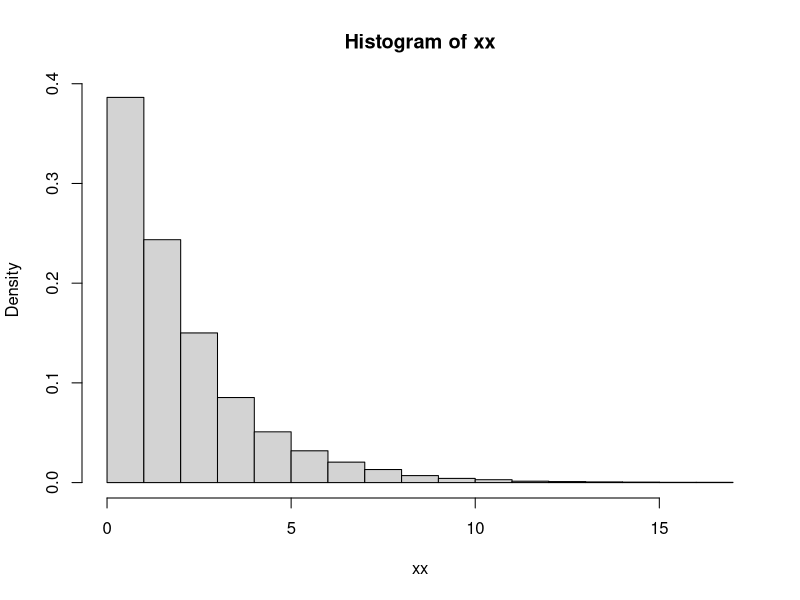
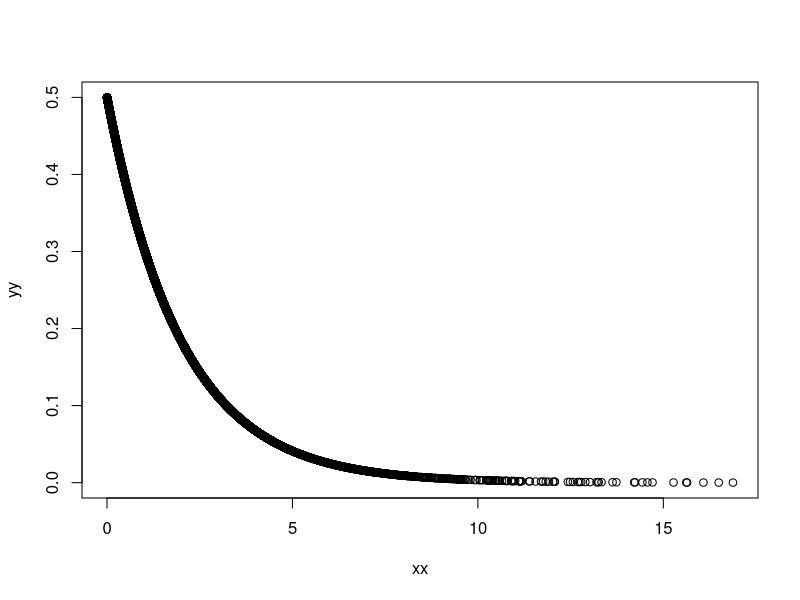
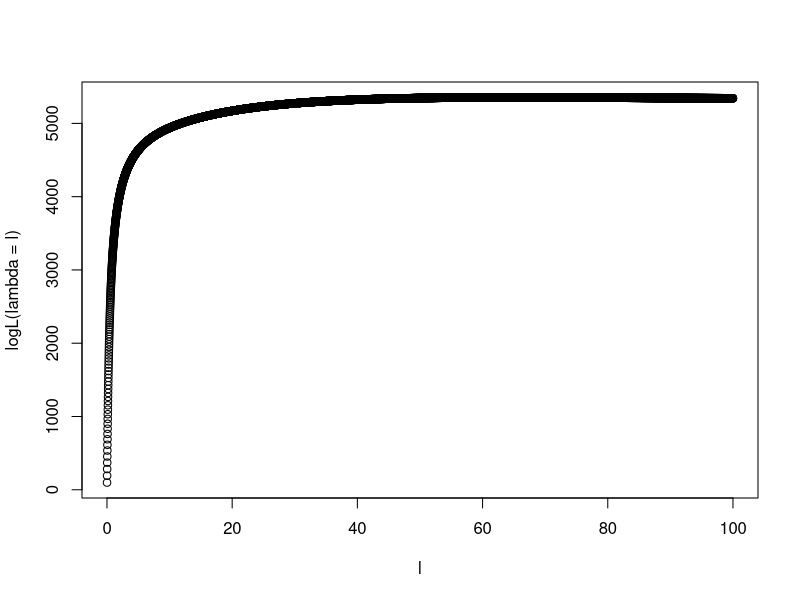
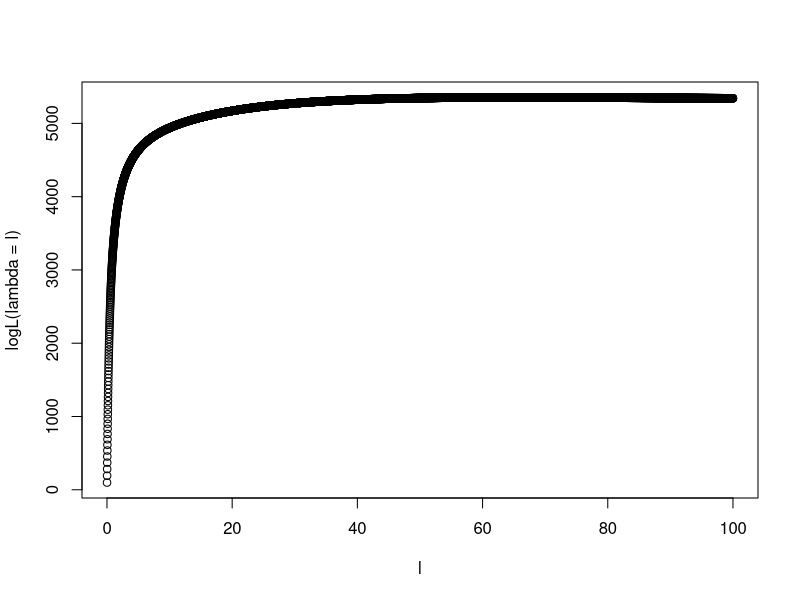
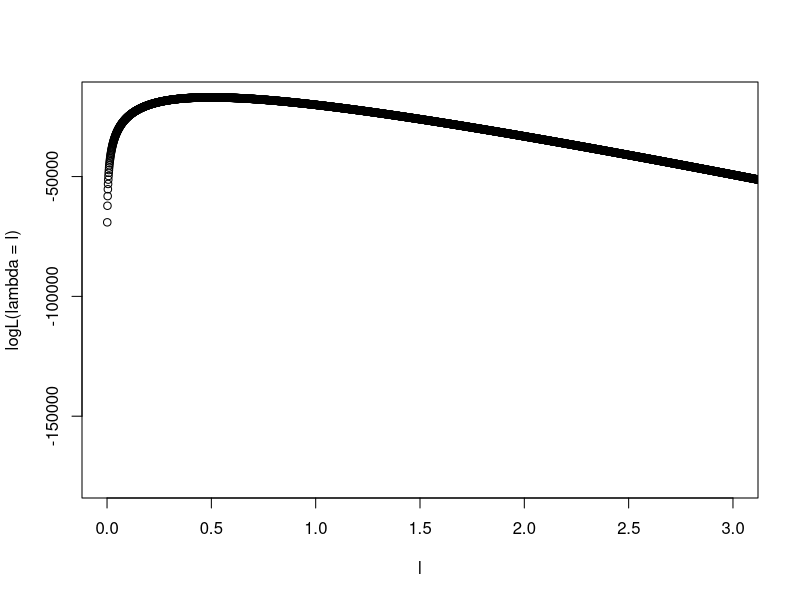
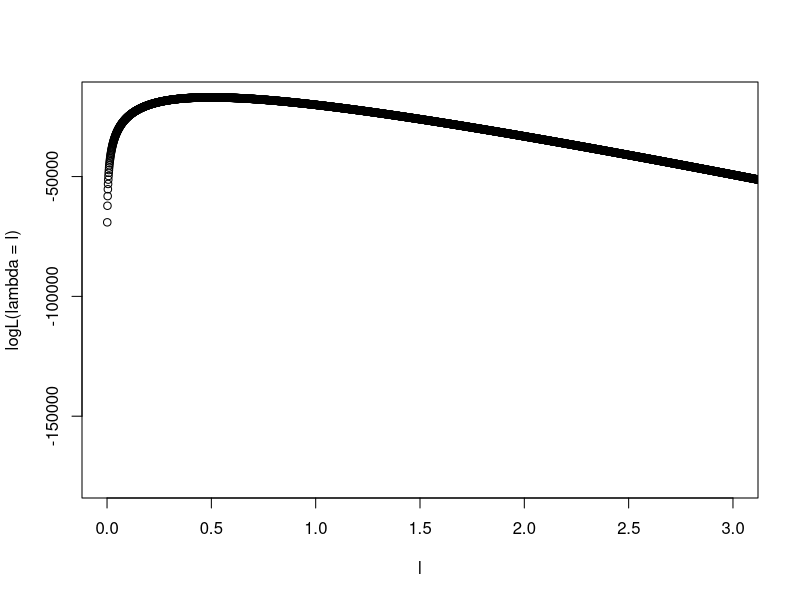

Generate these figures, in order, with R:
# Understanding PDF, likelihood, and logL
# Anna Moeller
# 8/11/2016


### What's up with the likelihood not working correctly with the product? 

# Understanding likelihoods
# Think of a general exponential distribution
# PDF: P(T = t | lambda = l) = l*exp(-l*t)

# Think of an exponential distribution with lambda = 0.5
# PDF: P(T = t | lambda = 0.5) = 0.5*exp(-0.5*t)

# Draw realizations of this distribution
xx <- rexp(10000, rate = 0.5)
hist(xx, prob = T)

# The probability that any realization will be a 2 is
#  P(T = 2|lambda = 0.5) = 0.5*exp(-0.5*2)
0.5*exp(-0.5*2)
dexp(2, 0.5)

# The probability (yy) of drawing each realization (xx) we did is
yy <- dexp(xx, 0.5)
plot(xx, yy)

# Likelihood
# Likelihood that lambda = 0.5 when we drew a 2
#  L(lambda = 0.5 | T = 2) = 0.5*exp(-0.5*2)
0.5*exp(-0.5*2)

# The likelihood for more than one observation is 
# L(lambda = 0.5 | T = 2, 3, n) = 0.5*exp(-0.5*2) * 0.5*exp(-0.5*3) * 0.5*exp(-0.5*n)
sum(0.5*exp(-0.5*xx))
sum(dexp(xx, 0.5, log = F))

# Then look at that value over all the values of l
out <- NA
l <- (1:10000)/100
for(i in seq_along(l)) {
  out[i] <- sum(l[i] * exp(-l[i]*xx))
}
plot(l, out, xlab = "l", ylab = "logL(lambda = l)")

# With the R function
out <- NA
l <- (1:10000)/100
for(i in seq_along(l)) {
  out[i] <- sum(dexp(xx, l[i], log = F))
}
plot(l, out, xlab = "l", ylab = "logL(lambda = l)")

### BUT why does this work with the sum, not the product????? ####

###############################################  
# Log Likelihood
# General log Likelihood for one observation
# logL(lambda = l | T = t) = log(l) - l*t

# The logL that lambda is 0.5 when we drew a 2 is
# logL(lambda = 0.5 | T = 2) = log(0.5) - 0.5*2
log(0.5) - 0.5*2

# General logL for multiple observations
# logL(lambda = l | T = t) = sum(log(l) - l*t[i]) over i

# For more than one observation, 
#  logL(lambda = 0.5 | T = xx) = 
sum(log(0.5) - 0.5*xx)
sum(dexp(xx, 0.5, log = T))

# Then you look at the logL value at all the possible values of lambda
out <- NA
l <- (1:10000)/1000
for(i in seq_along(l)) {
  out[i] <- sum(log(l[i]) - l[i]*xx)
}
plot(l, out, xlab = "l", ylab = "logL(lambda = l)", xlim = c(0, 3))

# Then you look at the logL value at all the possible values of lambda
out <- NA
l <- (1:10000)/1000
for(i in seq_along(l)) {
  out[i] <- sum(dexp(xx, l[i], log = T))
}
plot(l, out, xlab = "l", ylab = "logL(lambda = l)", xlim = c(0, 3))

